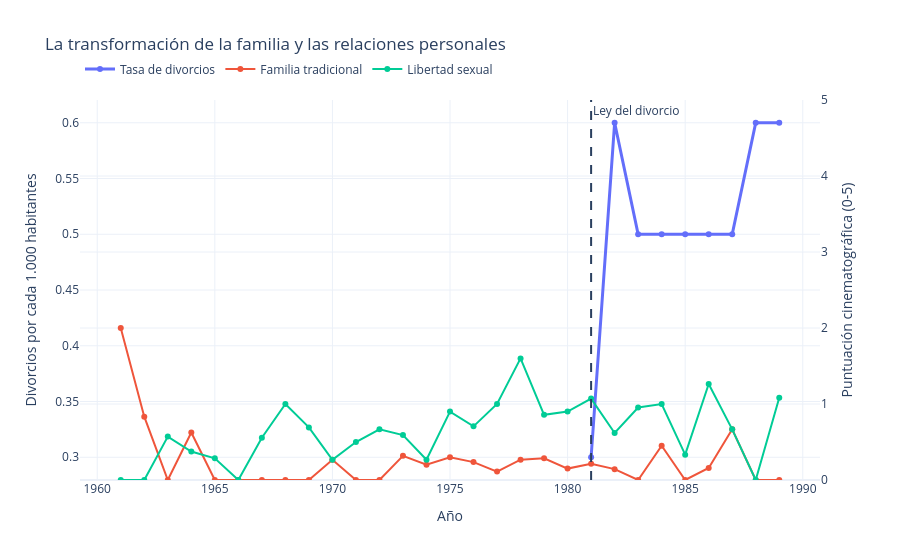

The notebook cell this image was saved under:
### Code cell
df_familia = df_divorcios_esp.merge(df_cine_anual[["year","family_tradition_score","sexual_freedom_score"]],on="year",how="inner")

df_familia.loc[df_familia["year"] < 1981,"divorce_rate_per_1000"] = None

fig4 = go.Figure()

fig4.add_trace(
    go.Scatter(
        x=df_familia["year"],
        y=df_familia["divorce_rate_per_1000"],
        name="Tasa de divorcios",
        mode="lines+markers",
        line=dict(width=3)
    )
)

fig4.add_trace(
    go.Scatter(
        x=df_familia["year"],
        y=df_familia["family_tradition_score"],
        name="Familia tradicional",
        mode="lines+markers",
        yaxis="y2"
    )
)

fig4.add_trace(
    go.Scatter(
        x=df_familia["year"],
        y=df_familia["sexual_freedom_score"],
        name="Libertad sexual",
        mode="lines+markers",
        yaxis="y2"
    )
)

fig4.update_layout(
    title="La transformación de la familia y las relaciones personales",
    xaxis_title="Año",
    yaxis=dict(title="Divorcios por cada 1.000 habitantes"),
    yaxis2=dict(title="Puntuación cinematográfica (0-5)", overlaying="y", side="right", range=[0, 5]),
    template="plotly_white",
    hovermode="x unified",
    legend=dict(orientation="h", y=1.12)
)

fig4.add_vline(x=1981, line_dash="dash", annotation_text="Ley del divorcio")

fig4.show()

### Figure 1 — Plotly figure (JSON) as saved in the notebook; plotly's stock layout.template omitted (floating-point values rounded to 4 significant figures)
{"data": [{"line": {"width": 3}, "mode": "lines+markers", "name": "Tasa de divorcios", "type": "scatter", "x": [1961, 1962, 1963, 1964, 1965, 1966, 1967, 1968, 1969, 1970, 1971, 1972, 1973, 1974, 1975, 1976, 1977, 1978, 1979, 1980, 1981, 1982, 1983, 1984, 1985, 1986, 1987, 1988, 1989], "y": [NaN, NaN, NaN, NaN, NaN, NaN, NaN, NaN, NaN, NaN, NaN, NaN, NaN, NaN, NaN, NaN, NaN, NaN, NaN, NaN, 0.3, 0.6, 0.5, 0.5, 0.5, 0.5, 0.5, 0.6, 0.6]}, {"mode": "lines+markers", "name": "Familia tradicional", "type": "scatter", "x": [1961, 1962, 1963, 1964, 1965, 1966, 1967, 1968, 1969, 1970, 1971, 1972, 1973, 1974, 1975, 1976, 1977, 1978, 1979, 1980, 1981, 1982, 1983, 1984, 1985, 1986, 1987, 1988, 1989], "y": [2.0, 0.8333, 0.0, 0.625, 0.0, 0.0, 0.0, 0.0, 0.0, 0.2667, 0.0, 0.0, 0.3182, 0.2, 0.3, 0.2353, 0.1111, 0.2667, 0.2857, 0.15, 0.2143, 0.1429, 0.0, 0.45, 0.0, 0.1579, 0.6667, 0.0, 0.0], "yaxis": "y2"}, {"mode": "lines+markers", "name": "Libertad sexual", "type": "scatter", "x": [1961, 1962, 1963, 1964, 1965, 1966, 1967, 1968, 1969, 1970, 1971, 1972, 1973, 1974, 1975, 1976, 1977, 1978, 1979, 1980, 1981, 1982, 1983, 1984, 1985, 1986, 1987, 1988, 1989], "y": [0.0, 0.0, 0.5714, 0.375, 0.2857, 0.0, 0.5556, 1.0, 0.6923, 0.2667, 0.5, 0.6667, 0.5909, 0.2667, 0.9, 0.7059, 1.0, 1.6, 0.8571, 0.9, 1.071, 0.619, 0.9545, 1.0, 0.3333, 1.263, 0.6667, 0.0, 1.083], "yaxis": "y2"}], "layout": {"annotations": [{"showarrow": false, "text": "Ley del divorcio", "x": 1981, "xanchor": "left", "xref": "x", "y": 1, "yanchor": "top", "yref": "y domain"}], "hovermode": "x unified", "legend": {"orientation": "h", "y": 1.12}, "shapes": [{"line": {"dash": "dash"}, "type": "line", "x0": 1981, "x1": 1981, "xref": "x", "y0": 0, "y1": 1, "yref": "y domain"}], "title": {"text": "La transformación de la familia y las relaciones personales"}, "xaxis": {"title": {"text": "Año"}}, "yaxis": {"title": {"text": "Divorcios por cada 1.000 habitantes"}}, "yaxis2": {"overlaying": "y", "range": [0, 5], "side": "right", "title": {"text": "Puntuación cinematográfica (0-5)"}}}}
